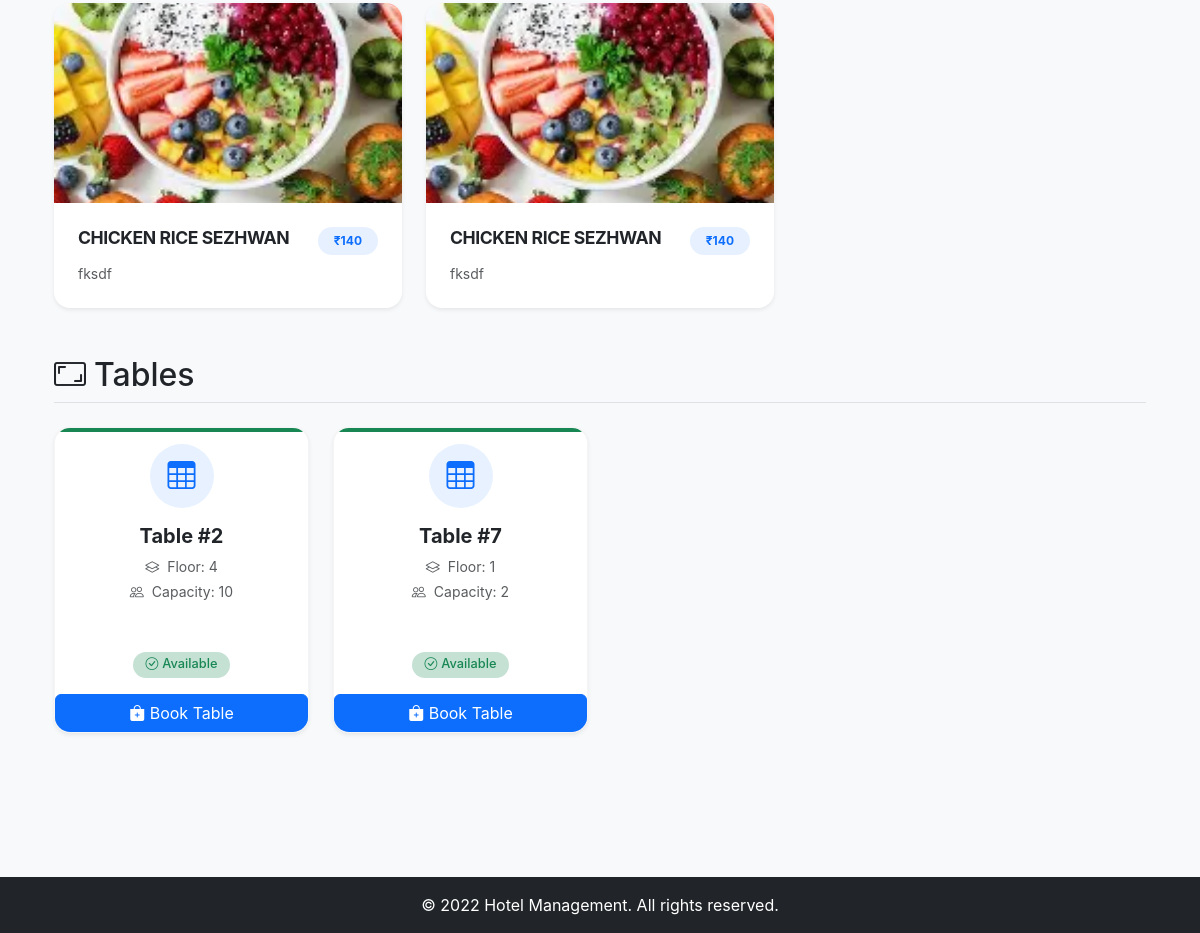
/table_reservation/ (signed in, lower part), run on an earlier commit of the app's database.
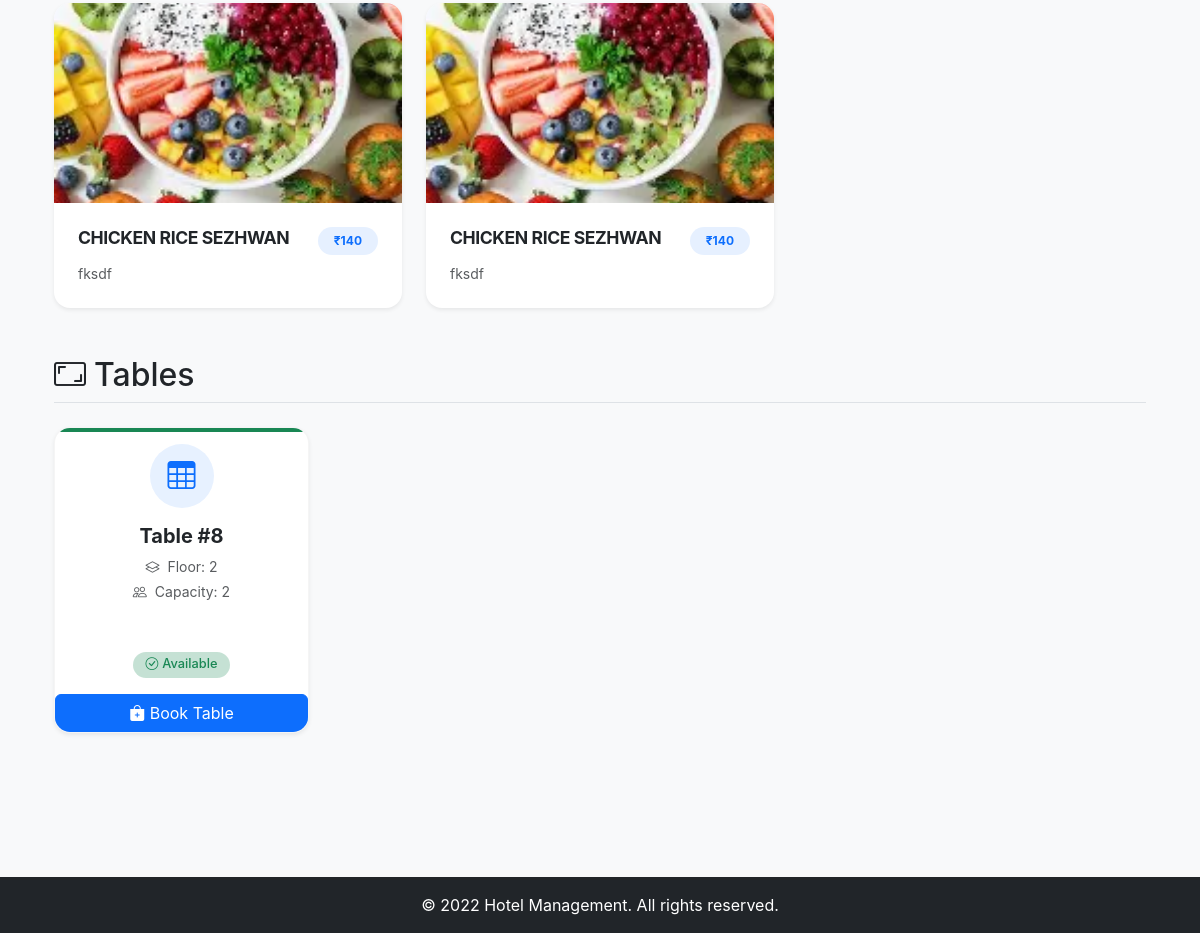
And on a later commit of the database.
### accounts/models.py (models this page shows, shortened)
class Menu(models.Model):
    food_type_choice = (
        ('veg','veg'),
        ('non-veg','non-veg'),
    )
    food_category = (
        ('starters','starters'),
        ('main_course','main_course'),
        ('dessert','dessert'),
        ('side_dish','side_dish'),
        ('indian','indian'),
        ('chinese','chinese'),
        ('italian','italian'),
        ('japanese','japanese'),
    )
    name = models.CharField(max_length=100)
    price = models.IntegerField()
    description = models.TextField()
    images = models.ImageField(upload_to='menu_images/',null=True,blank=True,default='images/default.jpg')
    food_type = models.CharField(max_length=100,choices=food_type_choice,null=True,blank=True)
    food_category = models.CharField(max_length=100,choices=food_category,null=True,blank=True)

class TableLayout(models.Model):
    Location_choice = (
        ('Window_side','Window_side'),
        ('roof_top','roof_top'),
        ('indoor','indoor'),
        ('outdoor','outdoor'),
        ('suit_space','suit_space')
    )
    table_no = models.AutoField(primary_key=True)
    floor_no = models.IntegerField()
    Location = models.CharField(max_length=100,choices=Location_choice)
    capacity = models.IntegerField()
    available = models.BooleanField(default=True)

### table_reservation/views.py (the view)
# urls.py: path('',GuestView,name='guesthome'),
@login_required(login_url='/accounts/login/')
@user_passes_test(lambda u: u.role == 'guest', login_url='/accounts/login/')
def GuestView(request):
    menu = Menu.objects.all()
    tables = TableLayout.objects.filter(available=True)
    context = {
        'menus':menu,
        'tables':tables
    }
    return render(request,'guest_home.html',context)

### table_reservation/templates/guest_home.html (shortened to what this page needs)
{% extends 'base.html' %}
{% load static %}
{% block content %}
<link rel="stylesheet" href="{% static 'css/acccount_home_style.css' %}">
<div class="container py-5">
    <div id="menu-list" class="mb-5">
        {% if menus %}
        <div class="row row-cols-1 row-cols-md-2 row-cols-lg-3 g-4">
            {% for i in menus %}
            <div class="col">
                <div class="card h-100 shadow-sm hover-shadow transition-all menu-card border-0">
                    {% if i.images %}
                    <div class="img-wrapper">
                        <img src="{{ i.images.url}}" class="card-img-top object-fit-cover" alt="{{ i.name }}" style="height: 200px;">
                    </div>
                    {% else %}
                    <div class="card-img-top bg-light d-flex align-items-center justify-content-center" style="height: 200px;">
                        <i class="bi bi-image text-muted fs-1"></i>
                    </div>
                    {% endif %}
                    <div class="card-body">
                        <div class="d-flex justify-content-between align-items-start mb-2">
                            <h5 class="card-title fw-bold mb-0 text-dark">{{ i.name }}</h5>
                            <span class="badge bg-primary bg-opacity-10 text-primary rounded-pill px-3 py-2">₹{{ i.price }}</span>
                        </div>
                        <p class="card-text text-muted small">{{ i.description|truncatechars:100 }}</p>
                    </div>
                </div>
            </div>
            {% endfor %}
        </div>
        {% else %}
        <div class="alert alert-info" role="alert">
            No menu items found.
        </div>
        {% endif %}
    </div>
    <div id="table-list" class="mb-5">
        <h2 class="border-bottom pb-2 mb-4"><i class="bi bi-aspect-ratio me-2"></i>Tables</h2>
        {% if tables %}
        <div class="row row-cols-1 row-cols-md-3 row-cols-lg-4 g-4">
            {% for i in tables %}
            <div class="col">
                <div class="card h-100 shadow-sm text-center border-0 table-card {% if i.available %}available-card{% else %}unavailable-card{% endif %}">
                    <div class="card-body">
                        <div class="icon-wrapper mb-3 mx-auto">
                            <i class="bi bi-table display-6"></i>
                        </div>
                        <h5 class="card-title fw-bold">Table #{{ i.table_no }}</h5>
                        <ul class="list-unstyled text-muted mb-4 small">
                            <li class="mb-1"><i class="bi bi-layers me-2"></i>Floor: {{ i.floor_no }}</li>
                            <li><i class="bi bi-people me-2"></i>Capacity: {{ i.capacity }}</li>
                        </ul>
                    </div>
                    <div class="card-footer bg-transparent border-0 pb-3">
                         <span class="status-indicator">
                            {% if i.available %}
                                <span class="badge bg-success bg-opacity-25 text-success rounded-pill"><i class="bi bi-check-circle me-1"></i>Available</span>
                            {% else %}
                                <span class="badge bg-danger bg-opacity-25 text-danger rounded-pill"><i class="bi bi-x-circle me-1"></i>Unavailable</span>
                            {% endif %}
                         </span>
                    </div>
                    <button type="button" class="book-table btn btn-primary" data-location="{{ i.Location }}" data-bs-toggle="modal" data-table_no="{{ i.table_no }}" data-bs-target="#book_tables">
                    <i class="bi bi-bag-plus-fill"></i> Book Table
                    </button>
                </div>
            </div>
            {% endfor %}
        </div>
        {% else %}
        <div class="alert alert-info" role="alert">
            No tables set up yet.
        </div>
        {% endif %}
    </div>
</div>
{% endblock %}

What changed in the data, as far as the page shows it:
no longer on this page (row edited): TableLayout: table_no "2", floor_no "4", capacity "10", available True (drawn)
no longer on this page (row edited): TableLayout: table_no "7", floor_no "1", capacity "2", available True (drawn)
added TableLayout: table_no "8", floor_no "2", capacity "2", available True (drawn)
